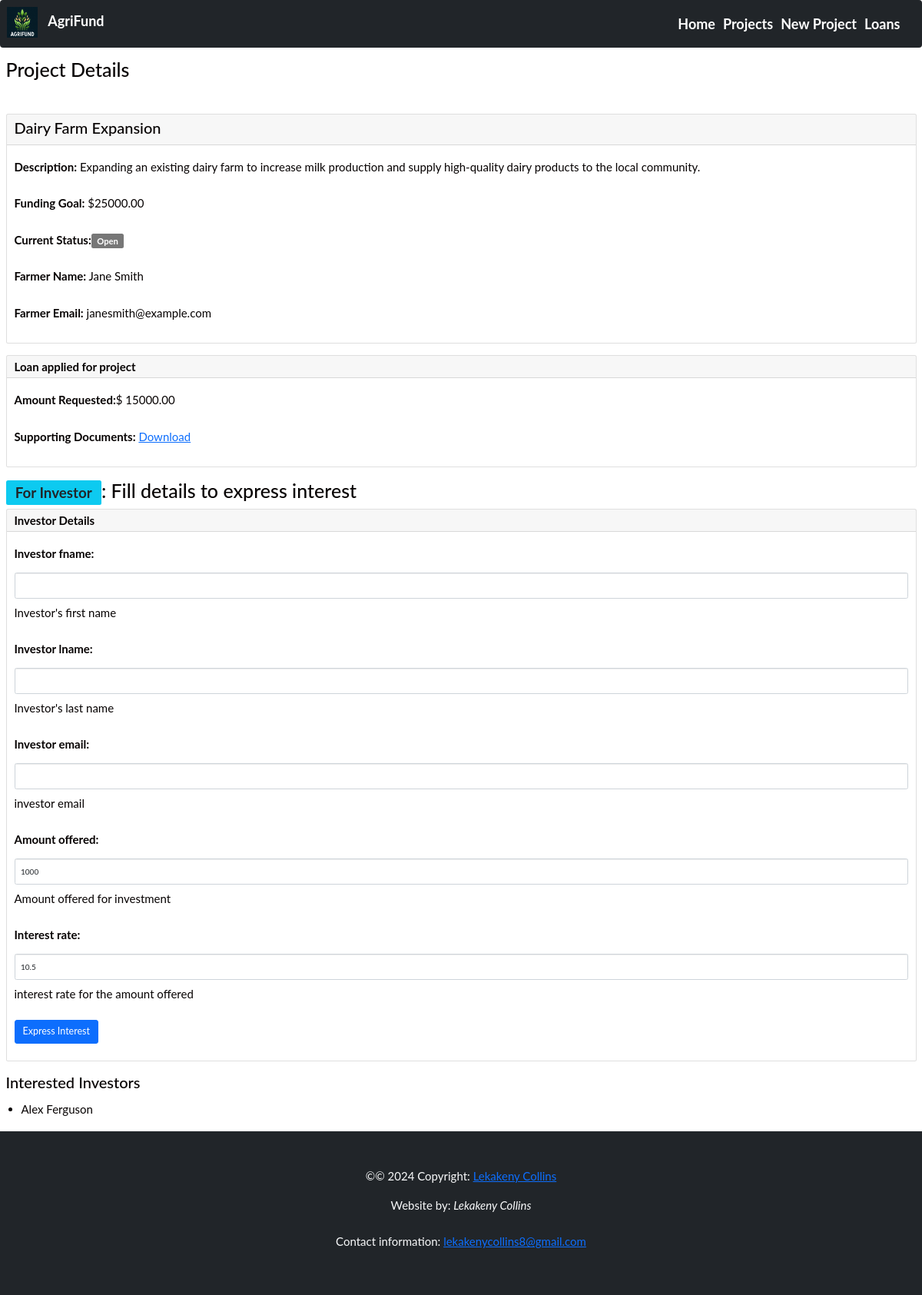
The app's page /projects/2/ with its own data.
### agri_project/models.py (models this page shows, shortened)
class BaseModel(models.Model):
    created_at = models.DateTimeField(auto_now_add=True)
    updated_at = models.DateTimeField(auto_now=True)
    class Meta:
        abstract = True

class Project(BaseModel):
    name = models.CharField(max_length=50, help_text="The name of agribusiness project")
    description = models.TextField(help_text="project description")
    funding_goal = models.DecimalField(max_digits=10, decimal_places=2,
            help_text="funding needed")
    current_status = models.CharField(max_length=50, default='Open',
            help_text="Open, Closed, Onhold")
    farmer_name = models.CharField(max_length=100, help_text="Your names")
    farmer_email = models.EmailField(help_text="Farmer's Email")

class LoanApplication(BaseModel):
    project = models.ForeignKey(Project, on_delete=models.CASCADE)
    amount_requested = models.DecimalField(max_digits=10, decimal_places=2,
            help_text="Loan amount")
    supporting_docs = models.FileField(upload_to='documents/',
            help_text="Legal documents needed")

class InvestorInterest(BaseModel):
    project = models.ForeignKey(Project, on_delete=models.CASCADE)
    investor_fname = models.CharField(max_length=50, help_text="Investor's first name")
    investor_lname = models.CharField(max_length=50, help_text="Investor's last name")
    investor_email = models.EmailField(help_text="investor email")
    amount_offered = models.DecimalField(max_digits=10, decimal_places=2, default=1000,
            help_text="Amount offered for investment")
    interest_rate = models.DecimalField(max_digits=5, decimal_places=2, default=10.5,
            help_text="interest rate for the amount offered")

### agri_project/views.py (the view, shortened to what this page needs)
# urls.py: path('projects/<int:pk>/', views.project_details, name='project_details'),
def project_details(request, pk):
    project = get_object_or_404(Project, pk=pk)
    loan_applications = project.loanapplication_set.all()
    interested_investors = project.investorinterest_set.all()
    form = InvestorInterestForm()
    context = {'project': project, 'loan_applications': loan_applications,
            'interested_investors': interested_investors, 'form': form}
    return render(request, 'agri_project/project_details.html', context)

### agri_project/forms.py
class InvestorInterestForm(forms.ModelForm):
    class Meta:
        model = InvestorInterest
        fields = ['investor_fname', 'investor_lname', 'investor_email',
                'amount_offered', 'interest_rate']
        widgets = {
                'investor_fname': forms.TextInput(attrs={'class': 'form-control'}),
                'investor_lname': forms.TextInput(attrs={'class': 'form-control'}),
                'investor_email': forms.EmailInput(attrs={'class': 'form-control'}),
                'amount_offered': forms.NumberInput(attrs={'class': 'form-control'}),
                'interest_rate': forms.NumberInput(attrs={'class': 'form-control'}),
                }

### agri_project/templates/agri_project/project_details.html (shortened to what this page needs)
{% extends 'agri_project/base.html' %}
{% block content %}
<div class="container-fluid ms-auto">
          <section><br>
              <h1>Project Details</h1><br>
              <div class="card mt-4 mt-lg-0 mb-4 me-auto ml-4">
                <div class="card-header d-lg-flex">
                  <h2>{{ project.name }}</h2>
                </div>
                <div class="card-body">
                  <p><strong>Description:</strong> {{ project.description }}</p>
                  <p><strong>Funding Goal:</strong> ${{ project.funding_goal }}</p>
		  <p><strong>Current Status:</strong><span class="badge bg-info-soft">{{ project.current_status }}</span></p>
                  <p><strong>Farmer Name:</strong> {{ project.farmer_name }}</p>
                  <p><strong>Farmer Email:</strong> {{ project.farmer_email }}</p>
                </div>
              </div>
</section>
</div>
<section class="container-fluid ms-auto">
              <div class="card mb-4">
                <div class="card-header">
                    <h4 class="mb-0"><strong>Loan applied for project</strong></h4>
                </div>
                <div class="card-body">
                  {% if loan_applications %}
		  	{% for loan_application in loan_applications %}
                      		<p><strong>Amount Requested:</strong>$ {{ loan_application.amount_requested }}</p>
                      		<p><strong>Supporting Documents:</strong> <a href="{{ loan_applications.supporting_docs.url }}">Download</a></p>
			{% endfor %}
                  {% else %}
                      <p>No loan application has been submitted for this project.</p>
                  {% endif %}
                </div>
              </div>
</section>
<section class="container-fluid">
	<h1><span class="badge bg-info text-dark">For Investor</span>: Fill details to express interest</h1>
              <div class="card mb-4">
                <form id="investorInterestForm" method="POST">
                  <div class="card-header">
                    <h4 class="mb-0"><strong>Investor Details</strong></h4>
                  </div>
                  <div class="card-body mb-3">
			{{ form.as_p }}
                    <button type="submit" class="btn btn-primary btn-lg mt-12">Express Interest</button>
                  </div>
                </form>
              </div>
</section>
<section class="container-fluid">
	<h2>Interested Investors</h2>
	<ul>
		{% for investor in interested_investors %}
			<li
				>{{ investor.investor_fname }} {{ investor.investor_lname }}
			</li>
		{% empty %}
			<li>No investors are currently interested in this project.</li>
		{% endfor %}
	</ul>
</section>
{% endblock %}

### agri_project/templates/agri_project/base.html (style rules this page uses)
body { font: 400 15px Lato, sans-serif; line-height: 2.5; color: #060202; }

### records on screen
Project: name "Dairy Farm Expansion", description "Expanding an existing dairy farm to increase milk production and supply high-quality dairy products to the local community.", funding_goal "25000.00", current_status "Open", farmer_name "Jane Smith", farmer_email "janesmith@example.com"
LoanApplication: amount_requested "15000.00"
InvestorInterest: investor_fname "Alex", investor_lname "Ferguson"
